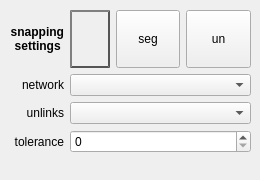
<?xml version="1.0" encoding="UTF-8"?>
<ui version="4.0">
 <class>DrawingToolDockWidgetBase</class>
 <widget class="QDockWidget" name="DrawingToolDockWidgetBase">
  <property name="geometry">
   <rect>
    <x>0</x>
    <y>0</y>
    <width>260</width>
    <height>180</height>
   </rect>
  </property>
  <property name="sizePolicy">
   <sizepolicy hsizetype="Minimum" vsizetype="Minimum">
    <horstretch>0</horstretch>
    <verstretch>0</verstretch>
   </sizepolicy>
  </property>
  <property name="minimumSize">
   <size>
    <width>260</width>
    <height>180</height>
   </size>
  </property>
  <property name="windowTitle">
   <string>Drawing Tool</string>
  </property>
  <widget class="QWidget" name="dockWidgetContents">
   <widget class="QWidget" name="layoutWidget">
    <property name="geometry">
     <rect>
      <x>10</x>
      <y>10</y>
      <width>241</width>
      <height>143</height>
     </rect>
    </property>
    <layout class="QGridLayout" name="gridLayout">
     <property name="sizeConstraint">
      <enum>QLayout::SetMinimumSize</enum>
     </property>
     <item row="3" column="1" colspan="3">
      <widget class="QSpinBox" name="toleranceSpin"/>
     </item>
     <item row="2" column="1" colspan="3">
      <widget class="QComboBox" name="unlinksCombo"/>
     </item>
     <item row="1" column="1" colspan="3">
      <widget class="QComboBox" name="networkCombo"/>
     </item>
     <item row="0" column="2">
      <widget class="QPushButton" name="segmentButton">
       <property name="sizePolicy">
        <sizepolicy hsizetype="MinimumExpanding" vsizetype="MinimumExpanding">
         <horstretch>0</horstretch>
         <verstretch>0</verstretch>
        </sizepolicy>
       </property>
       <property name="minimumSize">
        <size>
         <width>38</width>
         <height>38</height>
        </size>
       </property>
       <property name="maximumSize">
        <size>
         <width>5000</width>
         <height>5000</height>
        </size>
       </property>
       <property name="text">
        <string>seg</string>
       </property>
      </widget>
     </item>
     <item row="0" column="1">
      <widget class="QPushButton" name="axialButton">
       <property name="sizePolicy">
        <sizepolicy hsizetype="Fixed" vsizetype="Fixed">
         <horstretch>0</horstretch>
         <verstretch>0</verstretch>
        </sizepolicy>
       </property>
       <property name="minimumSize">
        <size>
         <width>40</width>
         <height>40</height>
        </size>
       </property>
       <property name="maximumSize">
        <size>
         <width>5000</width>
         <height>5000</height>
        </size>
       </property>
       <property name="styleSheet">
        <string notr="true">QPushButton {
    color: #333;
    border: 2px solid #555;
    border-radius: 50%;
    border-style: outset;
	background-image: url(./custom_icons/settings.png);
    background: qradialgradient(
        cx: 0.3, cy: -0.4, fx: 0.3, fy: -0.4,
        radius: 1.35, stop: 0 #fff, stop: 1 #888
        );
    padding: 5px;
    }

QPushButton:hover {
    background: qradialgradient(
        cx: 0.3, cy: -0.4, fx: 0.3, fy: -0.4,
        radius: 1.35, stop: 0 #fff, stop: 1 #bbb
        );
    }

QPushButton:pressed {
    border-style: inset;
    background: qradialgradient(
        cx: 0.4, cy: -0.1, fx: 0.4, fy: -0.1,
        radius: 1.35, stop: 0 #fff, stop: 1 #ddd
        );
    }</string>
       </property>
       <property name="text">
        <string/>
       </property>
      </widget>
     </item>
     <item row="0" column="3">
      <widget class="QPushButton" name="unlinksButton">
       <property name="sizePolicy">
        <sizepolicy hsizetype="MinimumExpanding" vsizetype="MinimumExpanding">
         <horstretch>0</horstretch>
         <verstretch>0</verstretch>
        </sizepolicy>
       </property>
       <property name="minimumSize">
        <size>
         <width>38</width>
         <height>38</height>
        </size>
       </property>
       <property name="maximumSize">
        <size>
         <width>5000</width>
         <height>5000</height>
        </size>
       </property>
       <property name="text">
        <string>un</string>
       </property>
      </widget>
     </item>
     <item row="0" column="0">
      <widget class="QLabel" name="label">
       <property name="font">
        <font>
         <weight>75</weight>
         <bold>true</bold>
        </font>
       </property>
       <property name="text">
        <string>snapping 
settings </string>
       </property>
       <property name="alignment">
        <set>Qt::AlignRight|Qt::AlignTrailing|Qt::AlignVCenter</set>
       </property>
      </widget>
     </item>
     <item row="1" column="0">
      <widget class="QLabel" name="label_2">
       <property name="text">
        <string>network</string>
       </property>
       <property name="alignment">
        <set>Qt::AlignRight|Qt::AlignTrailing|Qt::AlignVCenter</set>
       </property>
      </widget>
     </item>
     <item row="2" column="0">
      <widget class="QLabel" name="label_3">
       <property name="text">
        <string>unlinks</string>
       </property>
       <property name="alignment">
        <set>Qt::AlignRight|Qt::AlignTrailing|Qt::AlignVCenter</set>
       </property>
      </widget>
     </item>
     <item row="3" column="0">
      <widget class="QLabel" name="label_4">
       <property name="text">
        <string>tolerance</string>
       </property>
       <property name="alignment">
        <set>Qt::AlignRight|Qt::AlignTrailing|Qt::AlignVCenter</set>
       </property>
      </widget>
     </item>
    </layout>
   </widget>
  </widget>
 </widget>
 <resources/>
 <connections/>
</ui>
